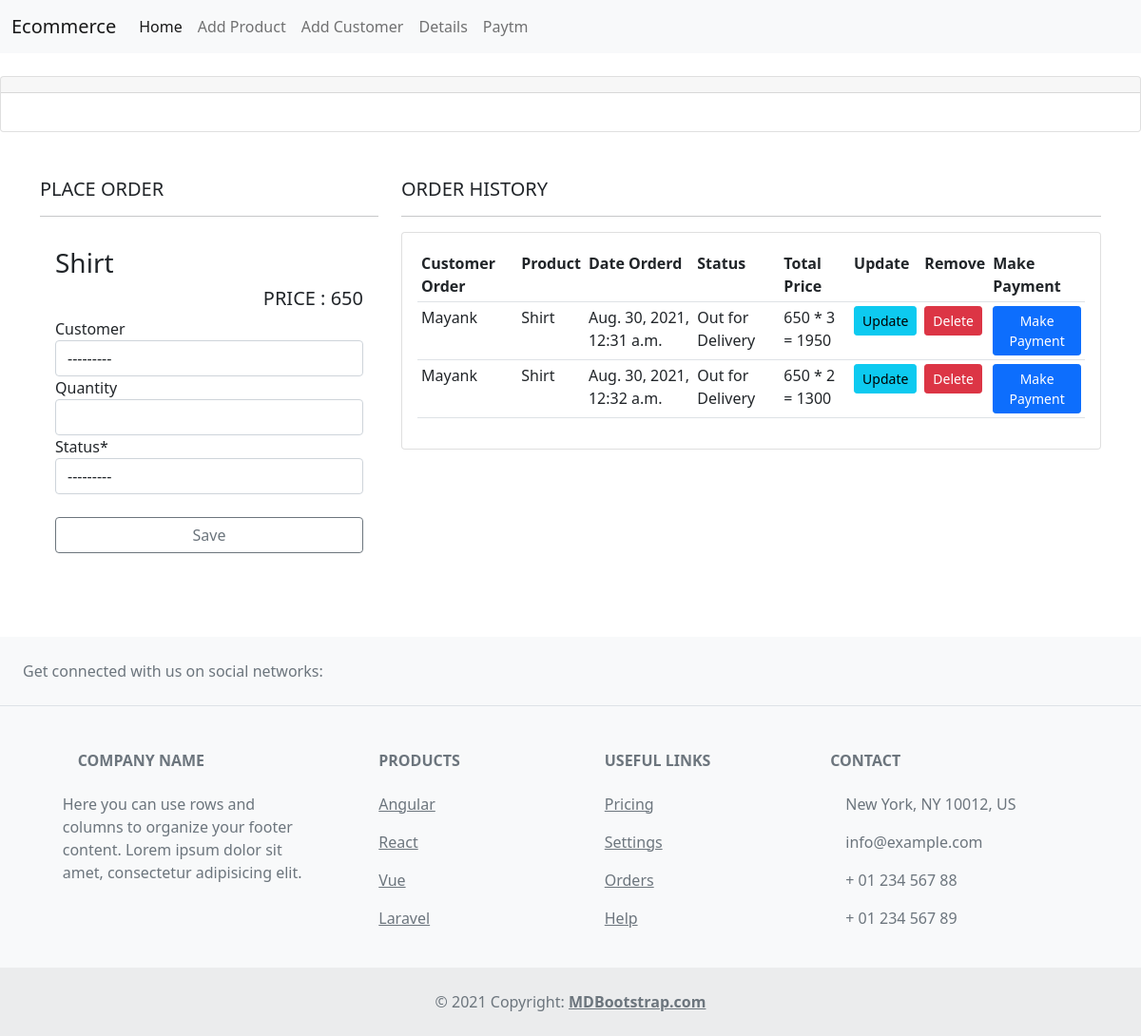
The app's page /cart/2/ with its own data.
### ECOM/models.py (models this page shows, shortened)
class Products(models.Model):
	options = (
		('Electronics','Electronics'),
		('Clothing','Clothing'),
		)
	name = models.CharField(max_length=100)
	image = models.ImageField(upload_to='images')
	description = models.TextField(null=True,blank=True)
	price = models.IntegerField()
	category = models.CharField(max_length=100,choices = options,null=True)

class Order(models.Model):
	order_status = (
		('Out for Delivery','Out for Delivery'),
		('Delivered','Delivered'),
		)
	customer = models.ForeignKey(Customer,on_delete=models.SET_NULL,null=True,blank=True)
	product = models.ForeignKey(Products,on_delete=models.SET_NULL,null=True,blank=True)
	quantity = models.IntegerField(null=True,blank=True)
	status = models.CharField(max_length=100,choices = order_status,null=True)
	price = models.IntegerField(null=True,blank=True)
	date = models.DateTimeField(auto_now_add=True)

class Customer(models.Model):
	name = models.CharField(max_length=100)
	phone = models.CharField(max_length=100)
	email = models.CharField(max_length=100)
	address = models.TextField(max_length=200,null=True)
	date = models.DateTimeField(auto_now_add=True,null=True)
	def __str__(self):
		return self.name

### ECOM/views.py (the view, shortened to what this page needs)
# urls.py: path('cart/<str:pk>/',views.order,name = 'cart'),
def order(request,pk):
	getProductID = Products.objects.get(id=pk)
	getPerOrderWithProductID = Order.objects.filter(product_id = getProductID).all()
	form  = OrderForm()
	context = {'form':form,'getProductID':getProductID,'getPerOrderWithProductID':getPerOrderWithProductID}
	return render(request,'ECOM/cart_form.html',context)

### ECOM/forms.py
class OrderForm(forms.ModelForm):
	class Meta:
		model = Order
		fields = ['customer','quantity','status']

### ECOM/templates/ECOM/cart_form.html (shortened to what this page needs)
{% extends 'ECOM/base.html' %}
{% load crispy_forms_tags %}
{% block content %}
<br>
	<div class="col">
		<div class="col-md">
			<div class="card text-center text-white  mb-3" id="orders-pending">
			  	<div class="card-header">
			  	</div>
			  	<div class="card-body">
			  	</div>
			</div>
		</div>
	</div>
<div class="container-fluid mt-5 setWidth ">
	<div class="jumbotron">
<div class="row">
	<div class="col-md-4">
		<h5>PLACE ORDER</h5>
		<hr>
		<div class="card-body">
  	<h3>{{getProductID.name}}</h3>
    <h5 class="card-title" style="text-align: right;">PRICE : {{getProductID.price}}</h5>
    <form method = "POST">
    	{{form|crispy}}
    	<br>
    	<input class="btn float-right btn-outline-secondary col-lg-12" type=submit value="Save" />
    </form>
    <br>
  </div>
	</div>
	<div class="col-md-8">
		<h5>ORDER HISTORY</h5>
		<hr>
		<div class="card card-body">
			<table class="table table-sm">
				<tr>
					<th>Customer Order</th>
					<th>Product</th>
					<th>Date Orderd</th>
					<th>Status</th>
					<th>Total Price</th>
					<th>Update</th>
					<th>Remove</th>
					<th>Make Payment</th>
				</tr>
				{% for cart in getPerOrderWithProductID %}
				<tr>
					<td>{{cart.customer.name}}</td>
					<td>{{cart.product.name}}</td>
					<td>{{cart.date}}</td>
					<td>{{cart.status}}</td>
					<td>{{cart.product.price}} * {{cart.quantity}} = {{cart.price}}</td>
					<td><a class="btn btn-sm btn-info" href="{% url 'updateOrder' cart.id %}">Update</a></td>
						<td><a class="btn btn-sm btn-danger" href="{% url 'deleteOrder' cart.id %}">Delete</a></td>
						<td><a class="btn btn-sm btn-primary" href="{% url 'paytm' cart.id %}">Make Payment</a></td>
				</tr>
				{% endfor %}
			</table>
		</div>
	</div>
</div>
</div>
</div>
{% endblock %}

### ECOM/static/css/cart_form.css (style rules this page uses)
.setWidth { width: 95%; }

### ECOM/templates/ECOM/base.html (style rules this page uses)
body { background-color: white; }

### records on screen
Products: name "Shirt", price "650"
Order: customer.name "Mayank", product.name "Shirt", date "Aug. 30, 2021, 12:31 a.m.", status "Out for Delivery", product.price "650", quantity "3", price "1950"
Order: customer.name "Mayank", product.name "Shirt", date "Aug. 30, 2021, 12:32 a.m.", status "Out for Delivery", product.price "650", quantity "2", price "1300"
